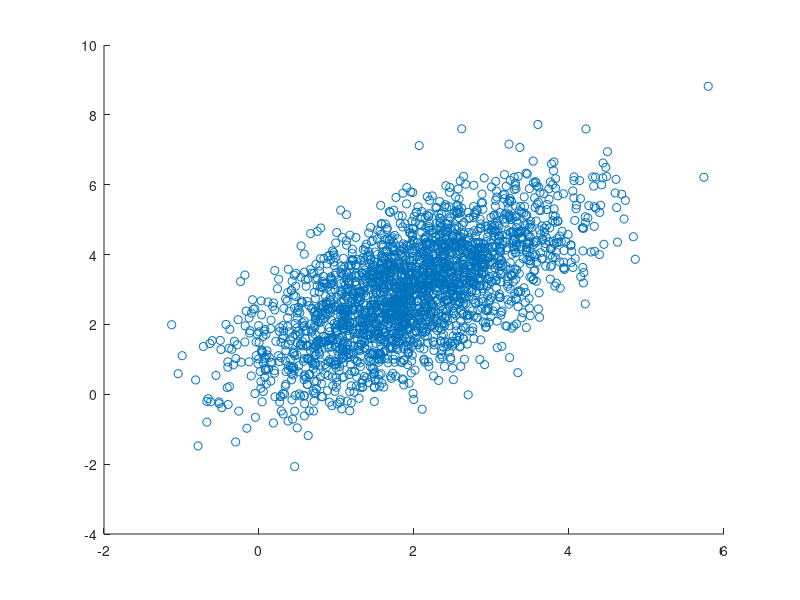

Recreate this plot in MATLAB. (Note: this script raises an error after producing the figure.)
%% Lecture 9 - Monte Carlo Integration
%
% This week, we'll finish numerical integration with Monte Carlo methods.
% And also review a quick application where we use numerical integration to
% estimate a nonlinear model with unobserved heterogeneity. 
%
%% Monte Carlo Integration: Basic Idea
% Use these when: 
%
% * Function is high dimensional. 
% * Function is non-smooth or discontinuous (indicator funcitons). 
%
% Esentially, we are just leveraging the law of large numbers. If $x_s$ are
% iid realizations of the random variable $X$ and $f$ is "nice",
%
% $$ \lim_{S \rightarrow \infty} \frac{1}{S} \sum_{s = 1}^S f(x_s) =
% Ef(X) $$
% 
% So monte carlo integration just amounts to drawing a random sample from
% the distribution of interest and taking an average. 
%
% There are just two things do deal with:
%
% * How do you create random draws.
% * How do you draw from the correct distribution.
%
%% Generating "Random" Numbers
%
% A computer is a deterministic machine, so it cannot really produce random
% numbers. Most commonly it uses psueo-random numbers based on
% deterministic sequences which ``look'' random:
%
% * Zero serial correllation (at all lags)
% * Correct frequency of "runs" (e.g., three draws greater than .5). 
%
% Probably the simplist of these sequences is the <https://en.wikipedia.org/wiki/Linear_congruential_generator Linear Congruential
% Generator> (LCG). Which is a sequence of the form: 
%
% $$ X_{n+1} = (aX_n + c) \mbox{ mod } m $$
%
% * $a$, where $0 < a < m$, is the multiplier.
% * $c$, where $0 < c < m$ is the increment. 
% * $m$, is the modulous.
% * $X_0$, is the initial seed.
%
% These simple RNGs are no longer commonly used. In general, you should use
% the random number generators available in MATLAB or C packages. Since you
% can set different seeds, there are plenty to choose from. 
%
% Just for fun, here is a toy LCG-RNG:
a = 65539;
m = 2^31;
c = 1;

seed = 2012;
Seq = zeros(5000, 1);
Seq(1) = seed;
for s = 1:5000-1
    Seq(s+1) = mod(a*Seq(s) + c, m);
end

%Now convert to [0,1]:
Seq = Seq./(m-1);

mean(Seq)

%%
%Let's split it into two dimensions and plot it:
X1 = Seq(1:2:end);
X2 = Seq(2:2:end);
scatter(X1, X2);

%% 
% Looks pretty random to me. And in fact this is very close to the <https://en.wikipedia.org/wiki/RANDU RANDU> LCG commonly
% used in the 1960 and 70s, which turns out to be one of the *"worst RNGs
% ever deisgned"* (Donald Knuth). I've helped it out slightly by setting c=1 instead of
% c=0, but it's still not something I would recommend even though it "looks"
% random from this plot. 
% 
% The main lesson is not to code these things yourself, since the accepted
% versions have been run through many tests for serial correlation that you
% won't have time or interest in conducting. 
%
% Instead, just use your local package. Since we are using MATLAB, the
% native random number generator works just fine. For most applications, you can just us rng to
% set the state and your preferred generator (just use the default, Mersenne Twister).
%
% Set the seed: 
seed = 8673310; 
rng(seed); 
Y = rand(2,2)
Z = rand(2, 2)

%% 
%
% Setting and saving the seed lets me "reset" the generator to its initial state so I get the
% same "random" sequence again. This is important so that my results are
% reproduceable. 
rng(seed);
rand(2,2)

%% Non-Uniform Distributions
% So what if you want to draw from something other than a Uniform
% distribution? 
%
% In general, you can handle this using cumulative distributions functions. The CDF of $X$,
%
% $$ F(x) = pr(X \leq x), $$
%
% maps a random variable to a Uniform(0,1). Therefore if we have a uniform
% draw, the inverse CDF maps it to a draw distributed according to F. So if
% $u \sim Unif(0,1)$ then
%
% $$x = F^{-1}(u) $$ 
% 
% is distributed according to $F$. If $F$ needs to be approximated, we can
% do that, although things get harder if $F$ does not have a closed form and is multi-dimensional.
% For that we'll talk about MCMC methods later in the course. 
%
% So if we want a normal random variable, we can just draw a uniform run
% it thorugh the inverse normal cdf:
normY = norminv(Y)
%%
% An alternative for the normal distribution is the Box-Muller method (see
% Judd, p 290). 
% 
% But we can also just draw standard normal random variables directly: 
normZ = randn(2,2)

%% 
% Frequently, we will want to draw from a jointly normal distribution, so
% it is useful to know how to construct these from independent random
% normals. This is just a matrix multiplication. 
%
% Suppose a variable is distributed $N(\mu, \Sigma)$, where 
%
% $$ \mu = \left( \begin{array}{c} \mu_1 \\ \mu_2 \end{array} \right) $$
%
% $$ \Sigma = \left( \begin{array}{cc} \sigma_1^2 & \rho \sigma_1 \sigma_2 \\
%                                   \rho \sigma_1 \sigma_2 & \sigma_2^2 \end{array} \right) $$
%
% The Cholesky factorization of $\Sigma$ decomposes it into a triangular
% matrix and its transpose, $\Sigma = LL'$,
Mu = [2; 3];
Sigma = [ 1 .9; .9 2];
U = chol(Sigma) %Annoyingly, MATLAB returns the upper matrix by default, just be aware. 
U'*U

%%
% Now we can draw 500 bivariate normal by first drawing standard normals and
% then using $L$: 
Z = randn(2, 2500);
biNorm = repmat(Mu, 1, 2500) + U' * Z;
scatter(biNorm(1,:), biNorm(2,:));

%% 
% It is also possible to directly parameterize the Cholesky
% decompositition, which is convenient for two reasons: 
%  
% # It automatically imposes that your variance-covariance matrix is
% positive definite. 
% # It makes the derivatives of your estimator much easier to derive, and removes a source of nonlinearity.  
%
% Just be aware when you do so that those parameters are
% not interpretable as variances and covariances. 
%
% $$ \left( \begin{array}{cc} a &  0 \\
%                                   b & c \end{array} \right)
%  \left( \begin{array}{cc} a &  b \\
%                                   0 & c \end{array} \right) = 
%  \left( \begin{array}{cc} a^2 &  ab \\
%                                   ab & b^2 + c^2 \end{array} \right) = 
% \left( \begin{array}{cc} \sigma_1^2 & \rho \sigma_1 \sigma_2 \\
%                                   \rho \sigma_1 \sigma_2 & \sigma_2^2 \end{array} \right) $$
%
% Since we have three equations and three unknowns, we can solve for
% $\sigma_1, \sigma_2, \rho$ from $a, b, c$, of course, we'll need to use
% the delta method to do inference. Some people just report the Cholesky
% matrix itself. 
%
%% Quasi-Monte Carlo
%
% While pseudo-Monte Carlo relies on the Law of large numbers, with
% inference based on the central limit theorem. It can be slow, since a CLT
% exhibits $\sqrt{n}$ convergence, we need to quadruple the sample to halve
% the error. 
%
% Quasi-Monte Carlo sequences are deterministic, but concentrate on
% efficiently, they effectively dispense with the effort to mimic random
% numbers and instead concentrate on what we want from integration, that sequences
% are \emph{equidistributed}. A sequence $\{x_j\} is equidistributed over [a, b] iff::
%
% $$ \lim_{n \rightarrow \infty} \frac{b - a}{n} \sum_{j=1}^n f(x_j) = \int_a^b f(x) dx $$
% 
% Which doesn't say anything about the serial correlation between draws.
% Effectively, Monte Carlo methods rely on the Law of large numbers, which
% says that random sequences will be equi-distributed. Quasi-monte carlo
% gives up on randomness and uses number theory to find equidistributed
% deterministic sequences. (In actually has nothing to do with randomness,
% or Monte Carlo, at all). 
%
% There are only a handful of known deterministic sequences that are proven to be equidistibuted.
% Fortunately, that's all we really need. Monte Carlo evidence has shown
% that for the same number of points quasi-MC sequences can be up to 10x
% more accurate than pseudo-MC sequences. This makes them the most
% efficient thing going when Gaussian quadrature isn't an option. 
%
% The formulas for Weyl, Harber, Niederreiter, and Baker sequences are
% provided in Judd. <https://en.wikipedia.org/wiki/Halton_sequence Halton sequences>  is another variant which I've used.
% Sobol points are also popular. 
%
% All of these points are relatively simple to program. But there are many
% packages available to produce them. 
%
% The CEToolbox contains an algorithm to produce `N'eiderrieter, 'W'eyl and 'H'aber points
% Do to draw 500 Neiderrieter points on the unit square:
addpath('../CEtools');
[n, w] = qnwequi(500, [0 0], [1, 1], 'N');
[n(1:5, :) w(1:5)]
scatter(n(:,1), n(:,2));

%%
% I'm also providing some MATLAB code for Halton Sequences, this code
% doesn't provides weights (since they are just 1/n) and only returns
% values for Uniform [0,1], since you can do the transformation to [a, b]
% yourself. 
h = haltonseq(500,2);
scatter(h(:,1), h(:,2), 'k');

%%
% Compare to psuedo-random draws:
y = rand(500,2);
scatter(y(:,1), y(:,2), 'r');

%%
% Of course, we usually want to integrate over something other than uniform
% distributions. No problem, we can use the cdf-inverse to transform the
% points just as though they were pseudo-random points. I've provided
% |HaltonNormShuffle| which does this for Halton sequences. It also
% "shuffles" the points to reduce colinearity across dimensions in Halton
% sequences. 

hNorm = haltonNormShuffle(500, 2, 33456); %Last argument is a seed for shuffling dimensions. 
scatter(hNorm(1,:), hNorm(2,:), 'k');
%%
% We can convert these from $N(0,1)$ to $N(\mu, \Sigma)$ just as we did for
% pseudo-MC draws. 

hbiNorm = repmat(Mu,1,500) + U' * hNorm;
scatter(hbiNorm(1,:), hbiNorm(2,:));


%% Using Numerical Integration in Estimation
%
% Let's look at an application from Roberts and Tybout (1997, AER). They
% have data from 650 manufacturing plants in Colombia and want to estimate
% a model of plant exporting that accounts for persistence in exporting
% behavior and unobserved plant heterogeneity. 
%
% For the years 1984-1989 the long run profit from exporting is modeled as a
% function of plant characteristics and lagged values of the export dummy.
% The idea is that long run profits from exporting can be modeled as,
% 
% $$ a_{it}=\mu _{0}+\gamma _{1}Y_{it-1}+\gamma_{2}{Y}_{it-2}+\gamma_{3}{Y}_{it-3}+\sum_{t=85}^{89}\mu_{t}D_{t}+\beta Z_{it}+\alpha _{i} $$
%
% Where $Y_{it}$ is an export summy, $D_t$ are year dummies $Z_{it}$ are
% observable plant charachteristics, and $\alpha_i$ is a plant effect that is constant over time.
% 
% If we add a standard normal shock to $a_it$ to determine the export
% decision we get that firm $i$ will export in year $t$ with probability: 
%
% $$ \mbox{Pr}(Y_{it} = 1) = \mbox{Pr}(a_{it} + \varepsilon_{it}  \geq 0) =
% \Phi(a_{it}) $$
%
% However, this model suffers from an initial conditions problem. In the
% first year (1984) the lagged values will be correllated with the plant
% effect $\alpha_i$, but this is not modeled. We'll deal with this with a
% correction proposed by Heckman (1981). For years the initial condition
% years we'll propose a seperate model for long run profits that does not
% include lagged years (which we don't observe). 
%
% $$ b_{it}=\lambda _{0}+\sum_{t=82}^{83}\lambda _{t}D_{t}+\lambda
%  Z_{it}^{P}+\alpha _{i}^{P} $$
%
% As above, we'll assume a normal chock to long-run profits determines the
% exporting decision, $\mbox{Pr}(Y_{it} = 1) = \Phi(b_{it})$.
% There are no lagged dependent variables here so no initial conditions problem. 
% Moreover, we will allow
% $\alpha_i$ and $\alpha_i^P$ to be correlated, which will control for the correlation in the
% equation for $a_{it}$. In fact, we'll assume they
% are jointly normal with variance matrix: 
%
% $$ \Omega = \left( \begin{array}{cc} \omega_{11} &  \omega_{12} \\
%                                   \omega_{12} & \omega_{22} \end{array}
%                                   \right) $$
%
% To build the likelihood, start with the likelihood of a single plant $i$,
% conditional on $(\alpha_i^P, \alpha_i)$, 
%
% $$ L(\mu, \gamma, \beta, \lambda| \alpha_i^P, \alpha_i ) = \left(
%  \Pi _{t=81}^{83}\left[ \Phi (b_{it})^{Y_{it}}(1-\Phi (b_{it}))^{(1-Y_{it})}
%  \right] \right)  \cdot \left( \Pi _{t=84}^{89}\left[ \Phi (a_{it})^{Y_{it}}(1-\Phi
%  (a_{it}))^{(1-Y_{it})}\right] \right). $$
%
% Of course, we don't observe $(\alpha_i^P, \alpha_i)$, so they will have
% to be integrated out. We assume shocks are independent across plants so the full data likelihood is, 
%
% $$ L(\mu ,\gamma ,\beta ,\lambda ,\Omega )=\Pi _{i=1}^{650}\int_{-\infty}^{\infty }\int_{-\infty }^{\infty }L_{i}(\mu ,\gamma ,\beta ,\lambda|\alpha _{i},\alpha _{i}^{P})
%   \phi (\alpha ,\alpha ^{P}|\Omega )d\alpha d\alpha ^{P} $$
%
% So we need to use numerical integration to optimize this. It seems like a good candidate for Gaussian Quadrature, so let's use that. Here is the likelihood function: 
%
% <include> llk.m </include>
%
% Some things I might make an assignment out of: 
%
% * Notice that the code parameterizes the Cholesky root, then creates the
% varience-covariance to pass to qnwnorm. Mildly inefficient. 
% * Might be a good idea to avoid calling qnwnorm every funciton eval.
% Because this is optimized via Nelder-Mead and requires a lot of
% evaluations, every bit matters. 
% * If we do the two above, we could easily alter this code to use other integration schemes. How? 
% * I've included two files to optimize this, |ex6mod.m| just calls
% Nelder-Mead once, |ex6.m| loops. Why?
% * If you play with this, don't forget to add the |CETools| library to
% your path. 

